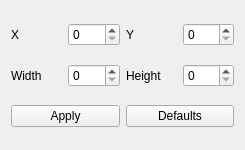
<?xml version="1.0" encoding="UTF-8"?>
<ui version="4.0">
 <class>FormRoi</class>
 <widget class="QWidget" name="FormRoi">
  <property name="geometry">
   <rect>
    <x>0</x>
    <y>0</y>
    <width>245</width>
    <height>150</height>
   </rect>
  </property>
  <property name="windowTitle">
   <string>Form</string>
  </property>
  <layout class="QGridLayout" name="gridLayout">
   <item row="0" column="0">
    <widget class="QLabel" name="label">
     <property name="text">
      <string>X</string>
     </property>
    </widget>
   </item>
   <item row="0" column="1">
    <widget class="QSpinBox" name="spinBox"/>
   </item>
   <item row="0" column="2">
    <widget class="QLabel" name="label_5">
     <property name="text">
      <string>Y</string>
     </property>
    </widget>
   </item>
   <item row="0" column="3">
    <widget class="QSpinBox" name="spinBox_3"/>
   </item>
   <item row="1" column="0">
    <widget class="QLabel" name="label_4">
     <property name="text">
      <string>Width</string>
     </property>
    </widget>
   </item>
   <item row="1" column="1">
    <widget class="QSpinBox" name="spinBox_2"/>
   </item>
   <item row="1" column="2">
    <widget class="QLabel" name="label_6">
     <property name="text">
      <string>Height</string>
     </property>
    </widget>
   </item>
   <item row="1" column="3">
    <widget class="QSpinBox" name="spinBox_4"/>
   </item>
   <item row="2" column="0" colspan="2">
    <widget class="QPushButton" name="pushButton">
     <property name="text">
      <string>Apply</string>
     </property>
    </widget>
   </item>
   <item row="2" column="2" colspan="2">
    <widget class="QPushButton" name="pushButton_2">
     <property name="text">
      <string>Defaults</string>
     </property>
    </widget>
   </item>
  </layout>
 </widget>
 <resources/>
 <connections/>
</ui>
